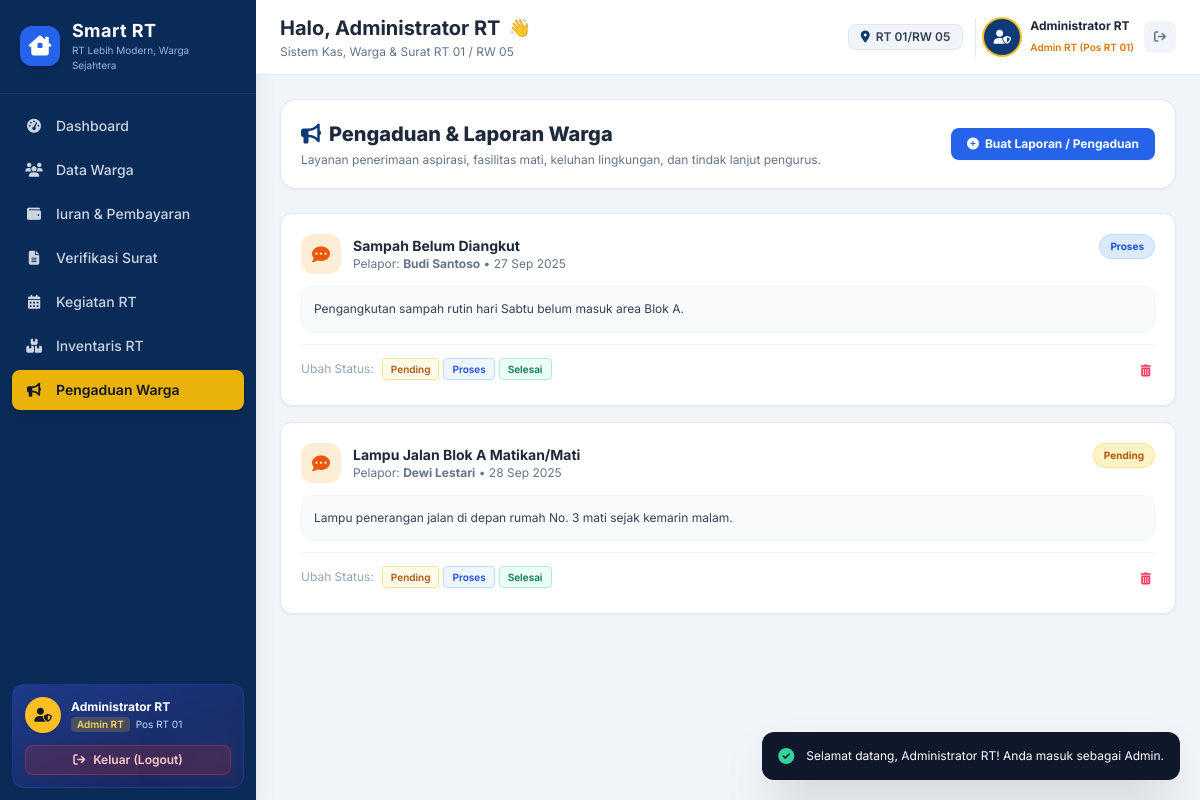
The app's page /pengaduan.php (signed in) with its own data.
### tables this page shows
CREATE TABLE IF NOT EXISTS `warga` (
    `id` INT AUTO_INCREMENT PRIMARY KEY,
    `nama` VARCHAR(100) NOT NULL,
    `email` VARCHAR(100) DEFAULT NULL UNIQUE,
    `password` VARCHAR(255) DEFAULT NULL,
    `level` VARCHAR(20) NOT NULL DEFAULT 'user',
    `blok_no` VARCHAR(50) NOT NULL,
    `nik` VARCHAR(20) DEFAULT NULL,
    `no_kk` VARCHAR(20) DEFAULT NULL,
    `no_hp` VARCHAR(20) DEFAULT NULL,
    `status_warga` ENUM('Tetap', 'Kontrak') DEFAULT 'Tetap',
    `created_at` TIMESTAMP DEFAULT CURRENT_TIMESTAMP
);

CREATE TABLE IF NOT EXISTS `pengaduan` (
    `id` INT AUTO_INCREMENT PRIMARY KEY,
    `nama_pelapor` VARCHAR(100) NOT NULL,
    `judul` VARCHAR(150) NOT NULL,
    `isi` TEXT NOT NULL,
    `tanggal` DATE NOT NULL,
    `status` ENUM('Pending', 'Proses', 'Selesai') DEFAULT 'Pending',
    `created_at` TIMESTAMP DEFAULT CURRENT_TIMESTAMP
);

### includes/auth.php (called while the page is built, shortened)
<?php
function current_user() {
    return $_SESSION['user'] ?? null;
}
function is_logged_in() {
    return !empty($_SESSION['user']['id']);
}
function is_admin() {
    return is_logged_in() && (strtolower($_SESSION['user']['level'] ?? '') === 'admin');
}

### pengaduan.php (the view, shortened to what this page needs)
<?php
require_once __DIR__ . '/config/database.php';
$pengaduan_list = $pdo->query("SELECT * FROM pengaduan ORDER BY id DESC")->fetchAll();
$warga_list     = $pdo->query("SELECT * FROM warga ORDER BY nama ASC")->fetchAll();
require_once __DIR__ . '/includes/header.php';
?>
<div class="flex flex-col sm:flex-row items-start sm:items-center justify-between gap-4 bg-white p-5 rounded-2xl border border-slate-200 shadow-sm">
    <div>
        <h1 class="text-xl font-extrabold text-slate-800 flex items-center gap-2">
            <i class="fa-solid fa-bullhorn text-brand-blue"></i> Pengaduan & Laporan Warga
        </h1>
        <p class="text-xs text-slate-500 mt-1">Layanan penerimaan aspirasi, fasilitas mati, keluhan lingkungan, dan tindak lanjut pengurus.</p>
    </div>
    <button onclick="document.getElementById('modalPengaduan').classList.remove('hidden')" class="bg-brand-accent hover:bg-blue-700 text-white text-xs font-bold px-4 py-2 rounded-lg shadow-sm transition flex items-center gap-1.5">
        <i class="fa-solid fa-plus-circle"></i> <?= $isAdmin ? 'Buat Laporan / Pengaduan' : 'Buat Laporan Baru' ?>
    </button>
</div>
<div class="space-y-4">
    <?php foreach ($pengaduan_list as $p): ?>
        <?php
            $statusBg = "bg-amber-100 text-amber-700 border-amber-200";
            if ($p['status'] === 'Proses') $statusBg = "bg-blue-100 text-blue-700 border-blue-200";
        ?>
        <div class="bg-white rounded-xl border border-slate-200 p-5 shadow-sm space-y-3 hover:shadow-md transition">
            <div class="flex items-start justify-between gap-4">
                <div class="flex items-center gap-3">
                    <div class="w-10 h-10 rounded-xl bg-orange-100 text-orange-600 flex items-center justify-center font-bold text-lg">
                        <i class="fa-solid fa-comment-dots"></i>
                    </div>
                    <div>
                        <h3 class="font-bold text-sm text-slate-800">
                            <?= htmlspecialchars($p['judul']) ?>
                        </h3>
                        <p class="text-xs text-slate-500">Pelapor: <strong><?= htmlspecialchars($p['nama_pelapor']) ?></strong> • <?= date('d M Y', strtotime($p['tanggal'])) ?></p>
                    </div>
                </div>
                <span class="px-2.5 py-1 rounded-full text-[10px] font-bold border <?= $statusBg ?>">
                    <?= htmlspecialchars($p['status']) ?>
                </span>
            </div>
            <div class="p-3 bg-slate-50 rounded-xl text-xs text-slate-700 leading-relaxed border border-slate-100">
                <?= nl2br(htmlspecialchars($p['isi'])) ?>
            </div>
            <div class="flex items-center justify-between pt-2 border-t border-slate-100">
                <?php if ($isAdmin): ?>
                    <div class="flex items-center gap-1 text-xs">
                        <span class="text-slate-400 mr-1">Ubah Status:</span>
                        <a href="pengaduan.php?action=status&id=<?= $p['id'] ?>&val=Pending" class="px-2 py-0.5 rounded text-[10px] font-semibold bg-amber-50 hover:bg-amber-100 text-amber-700 border border-amber-200">Pending</a>
                        <a href="pengaduan.php?action=status&id=<?= $p['id'] ?>&val=Proses" class="px-2 py-0.5 rounded text-[10px] font-semibold bg-blue-50 hover:bg-blue-100 text-blue-700 border border-blue-200">Proses</a>
                        <a href="pengaduan.php?action=status&id=<?= $p['id'] ?>&val=Selesai" class="px-2 py-0.5 rounded text-[10px] font-semibold bg-emerald-50 hover:bg-emerald-100 text-emerald-700 border border-emerald-200">Selesai</a>
                    </div>
                    <a href="pengaduan.php?action=delete&id=<?= $p['id'] ?>" onclick="return confirm('Hapus laporan ini?')" class="p-1 text-rose-500 hover:bg-rose-50 rounded transition" title="Hapus">
                        <i class="fa-solid fa-trash-can text-xs"></i>
                    </a>
                <?php endif; ?>
            </div>
        </div>
    <?php endforeach; ?>
</div>
<?php require_once __DIR__ . '/includes/footer.php'; ?>

### includes/header.php (shortened to what this page needs)
<?php
require_once __DIR__ . '/auth.php';
$user = current_user();
$isAdmin = is_admin();
$userRoleName = $isAdmin ? 'Admin RT' : 'Warga';
$current_page = basename($_SERVER['PHP_SELF']);
?>
<!DOCTYPE html>
<html lang="id">
<head>
    <script src="https://cdn.tailwindcss.com"></script>
    <link rel="stylesheet" href="https://cdnjs.cloudflare.com/ajax/libs/font-awesome/6.4.0/css/all.min.css">
</head>
<body class="bg-slate-100 font-sans text-slate-800 antialiased min-h-screen flex flex-col md:flex-row">
    <aside class="hidden md:flex w-64 bg-brand-dark text-white flex-shrink-0 flex-col justify-between shadow-xl min-h-screen sticky top-0 h-screen overflow-y-auto">
        <div>
            <a href="index.php" class="p-5 flex items-center gap-3 border-b border-blue-900/50 hover:bg-blue-900/30 transition">
                <div class="w-10 h-10 rounded-xl bg-blue-600 flex items-center justify-center text-white text-xl font-bold shadow-md">
                    <i class="fa-solid fa-house-chimney-window"></i>
                </div>
                <div>
                    <h1 class="font-bold text-lg leading-tight tracking-wide">Smart RT</h1>
                    <p class="text-[10px] text-blue-200 opacity-80">RT Lebih Modern, Warga Sejahtera</p>
                </div>
            </a>
            <nav class="p-3 space-y-1 text-sm font-medium">
                <a href="index.php" class="flex items-center gap-3 px-3 py-2.5 rounded-lg transition <?= ($current_page == 'index.php') ? 'bg-brand-gold text-slate-900 font-semibold shadow-md' : 'text-slate-300 hover:bg-blue-900/50 hover:text-white' ?>">
                    <i class="fa-solid fa-gauge-high w-5 text-center"></i> Dashboard
                </a>
                <a href="warga.php" class="flex items-center gap-3 px-3 py-2.5 rounded-lg transition <?= ($current_page == 'warga.php') ? 'bg-brand-gold text-slate-900 font-semibold shadow-md' : 'text-slate-300 hover:bg-blue-900/50 hover:text-white' ?>">
                    <i class="fa-solid fa-users w-5 text-center"></i> <?= $isAdmin ? 'Data Warga' : 'Daftar Warga' ?>
                </a>
                <a href="iuran.php" class="flex items-center gap-3 px-3 py-2.5 rounded-lg transition <?= ($current_page == 'iuran.php') ? 'bg-brand-gold text-slate-900 font-semibold shadow-md' : 'text-slate-300 hover:bg-blue-900/50 hover:text-white' ?>">
                    <i class="fa-solid fa-wallet w-5 text-center"></i> <?= $isAdmin ? 'Iuran & Pembayaran' : 'Informasi Kas & Iuran' ?>
                </a>
                <a href="surat.php" class="flex items-center gap-3 px-3 py-2.5 rounded-lg transition <?= ($current_page == 'surat.php') ? 'bg-brand-gold text-slate-900 font-semibold shadow-md' : 'text-slate-300 hover:bg-blue-900/50 hover:text-white' ?>">
                    <i class="fa-solid fa-file-lines w-5 text-center"></i> <?= $isAdmin ? 'Verifikasi Surat' : 'Permohonan Surat' ?>
                </a>
                <a href="kegiatan.php" class="flex items-center gap-3 px-3 py-2.5 rounded-lg transition <?= ($current_page == 'kegiatan.php') ? 'bg-brand-gold text-slate-900 font-semibold shadow-md' : 'text-slate-300 hover:bg-blue-900/50 hover:text-white' ?>">
                    <i class="fa-solid fa-calendar-days w-5 text-center"></i> Kegiatan RT
                </a>
                <a href="inventaris.php" class="flex items-center gap-3 px-3 py-2.5 rounded-lg transition <?= ($current_page == 'inventaris.php') ? 'bg-brand-gold text-slate-900 font-semibold shadow-md' : 'text-slate-300 hover:bg-blue-900/50 hover:text-white' ?>">
                    <i class="fa-solid fa-boxes-stacked w-5 text-center"></i> Inventaris RT
                </a>
                <a href="pengaduan.php" class="flex items-center gap-3 px-3 py-2.5 rounded-lg transition <?= ($current_page == 'pengaduan.php') ? 'bg-brand-gold text-slate-900 font-semibold shadow-md' : 'text-slate-300 hover:bg-blue-900/50 hover:text-white' ?>">
                    <i class="fa-solid fa-bullhorn w-5 text-center"></i> Pengaduan Warga
                </a>
            </nav>
        </div>
        <div class="p-3 m-3 bg-gradient-to-br from-blue-900 to-blue-950 rounded-xl border border-blue-800/60 relative overflow-hidden">
            <div class="relative z-10 space-y-3">
                <div class="flex items-center gap-2.5">
                    <div class="w-9 h-9 rounded-full <?= $isAdmin ? 'bg-amber-400 text-slate-900' : 'bg-blue-500 text-white' ?> flex items-center justify-center font-bold text-sm shadow">
                        <i class="fa-solid <?= $isAdmin ? 'fa-user-shield' : 'fa-user' ?>"></i>
                    </div>
                    <div class="min-w-0 flex-1">
                        <span class="font-bold text-xs text-white block truncate"><?= htmlspecialchars($user['nama'] ?? 'Pengguna') ?></span>
                        <div class="flex items-center gap-1.5 mt-0.5">
                            <span class="text-[10px] px-1.5 py-0.2 rounded font-semibold <?= $isAdmin ? 'bg-amber-400/20 text-amber-300' : 'bg-emerald-400/20 text-emerald-300' ?>">
                                <?= $userRoleName ?>
                            </span>
                            <?php if (!empty($user['blok_no'])): ?>
                                <span class="text-[10px] text-blue-200 truncate"><?= htmlspecialchars($user['blok_no']) ?></span>
                            <?php endif; ?>
                        </div>
                    </div>
                </div>
                <a href="logout.php" onclick="return confirm('Apakah Anda yakin ingin keluar?')" class="w-full flex items-center justify-center gap-2 py-1.5 px-3 rounded-lg bg-red-600/20 hover:bg-red-600/30 text-red-200 border border-red-500/30 text-xs font-semibold transition">
                    <i class="fa-solid fa-arrow-right-from-bracket"></i> Keluar (Logout)
                </a>
            </div>
            <div class="absolute -right-4 -bottom-4 w-20 h-20 bg-blue-500/10 rounded-full blur-xl pointer-events-none"></div>
        </div>
    </aside>
    <main class="flex-1 flex flex-col min-w-0 overflow-y-auto">
        <header class="bg-white border-b border-slate-200 px-4 sm:px-6 py-3.5 flex flex-wrap items-center justify-between gap-3 sticky top-0 z-20 shadow-xs">
            <div>
                <h2 class="text-lg sm:text-xl font-bold text-slate-800 flex items-center gap-2">
                    Halo, <?= htmlspecialchars($user['nama'] ?? 'Warga') ?> <span class="text-lg">👋</span>
                </h2>
                <p class="text-[11px] sm:text-xs text-slate-500 mt-0.5">Sistem Kas, Warga & Surat RT 01 / RW 05</p>
            </div>
            <div class="flex items-center gap-2 sm:gap-3">
                <div class="bg-slate-100 rounded-lg px-2.5 sm:px-3 py-1 flex items-center gap-1.5 text-xs font-semibold text-slate-700 border border-slate-200">
                    <i class="fa-solid fa-location-dot text-brand-blue text-xs"></i>
                    <span class="text-[11px] sm:text-xs">RT 01/RW 05</span>
                </div>
                <div class="flex items-center gap-2.5 pl-2 border-l border-slate-200">
                    <div class="w-8 h-8 sm:w-9 sm:h-9 rounded-full <?= $isAdmin ? 'bg-brand-blue text-white ring-amber-400' : 'bg-emerald-600 text-white ring-emerald-300' ?> flex items-center justify-center font-bold text-xs sm:text-sm ring-2">
                        <i class="fa-solid <?= $isAdmin ? 'fa-user-shield' : 'fa-user' ?>"></i>
                    </div>
                    <div class="hidden sm:block text-left">
                        <span class="block text-xs font-bold text-slate-800 leading-tight"><?= htmlspecialchars($user['nama'] ?? 'Pengguna') ?></span>
                        <span class="text-[10px] font-semibold <?= $isAdmin ? 'text-amber-600' : 'text-emerald-600' ?>">
                            <?= $userRoleName ?> (<?= htmlspecialchars($user['blok_no'] ?? '-') ?>)
                        </span>
                    </div>
                    <a href="logout.php" onclick="return confirm('Apakah Anda yakin ingin keluar?')" class="hidden sm:flex items-center justify-center w-8 h-8 rounded-lg bg-slate-100 hover:bg-red-50 text-slate-500 hover:text-red-600 transition" title="Keluar / Logout">
                        <i class="fa-solid fa-arrow-right-from-bracket text-xs"></i>
                    </a>
                </div>
            </div>
        </header>
        <div class="p-3 sm:p-6 pb-24 md:pb-6 space-y-4 sm:space-y-6">

### includes/header.php (style rules this page uses)
html { -webkit-tap-highlight-color: transparent; scroll-behavior: smooth; }

### records on screen
warga: nama "Administrator RT", blok_no "Pos RT 01"
pengaduan: judul "Sampah Belum Diangkut", nama_pelapor "Budi Santoso", tanggal "27 Sep 2025", status "Proses", isi "Pengangkutan sampah rutin hari Sabtu belum masuk area Blok A."
pengaduan: judul "Lampu Jalan Blok A Matikan/Mati", nama_pelapor "Dewi Lestari", tanggal "28 Sep 2025", status "Pending", isi "Lampu penerangan jalan di depan rumah No. 3 mati sejak kemarin malam."

### other values on screen
$userRoleName "Admin RT"
